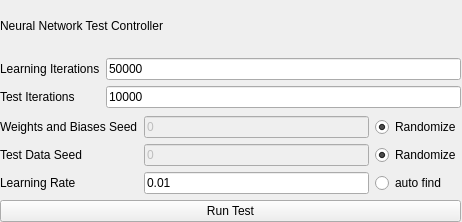
<?xml version="1.0" encoding="UTF-8"?>
<ui version="4.0">
 <class>NeuralNetworkTestWidget</class>
 <widget class="QWidget" name="NeuralNetworkTestWidget">
  <property name="geometry">
   <rect>
    <x>0</x>
    <y>0</y>
    <width>462</width>
    <height>222</height>
   </rect>
  </property>
  <property name="windowTitle">
   <string>Form</string>
  </property>
  <widget class="QWidget" name="verticalLayoutWidget">
   <property name="geometry">
    <rect>
     <x>0</x>
     <y>0</y>
     <width>461</width>
     <height>222</height>
    </rect>
   </property>
   <layout class="QVBoxLayout" name="verticalLayout">
    <item>
     <widget class="QLabel" name="mTitle">
      <property name="text">
       <string>Neural Network Test Controller</string>
      </property>
     </widget>
    </item>
    <item>
     <layout class="QFormLayout" name="formLayout">
      <item row="0" column="0">
       <widget class="QLabel" name="label_5">
        <property name="text">
         <string>Learning Iterations</string>
        </property>
       </widget>
      </item>
      <item row="1" column="0">
       <widget class="QLabel" name="label_4">
        <property name="text">
         <string>Test Iterations</string>
        </property>
       </widget>
      </item>
      <item row="0" column="1">
       <widget class="QLineEdit" name="lineEdit_2">
        <property name="sizePolicy">
         <sizepolicy hsizetype="Ignored" vsizetype="Fixed">
          <horstretch>0</horstretch>
          <verstretch>0</verstretch>
         </sizepolicy>
        </property>
        <property name="text">
         <string>50000</string>
        </property>
       </widget>
      </item>
      <item row="1" column="1">
       <widget class="QLineEdit" name="lineEdit_5">
        <property name="sizePolicy">
         <sizepolicy hsizetype="Ignored" vsizetype="Fixed">
          <horstretch>0</horstretch>
          <verstretch>0</verstretch>
         </sizepolicy>
        </property>
        <property name="text">
         <string>10000</string>
        </property>
       </widget>
      </item>
     </layout>
    </item>
    <item>
     <layout class="QGridLayout" name="gridLayout">
      <item row="1" column="2">
       <widget class="QRadioButton" name="radioButton_3">
        <property name="text">
         <string>Randomize</string>
        </property>
        <property name="checked">
         <bool>true</bool>
        </property>
        <property name="autoExclusive">
         <bool>false</bool>
        </property>
       </widget>
      </item>
      <item row="1" column="1">
       <widget class="QLineEdit" name="lineEdit_4">
        <property name="enabled">
         <bool>false</bool>
        </property>
        <property name="text">
         <string>0</string>
        </property>
       </widget>
      </item>
      <item row="0" column="1">
       <widget class="QLineEdit" name="lineEdit_3">
        <property name="enabled">
         <bool>false</bool>
        </property>
        <property name="text">
         <string>0</string>
        </property>
       </widget>
      </item>
      <item row="2" column="0">
       <widget class="QLabel" name="label_2">
        <property name="enabled">
         <bool>true</bool>
        </property>
        <property name="sizePolicy">
         <sizepolicy hsizetype="Preferred" vsizetype="Preferred">
          <horstretch>0</horstretch>
          <verstretch>0</verstretch>
         </sizepolicy>
        </property>
        <property name="baseSize">
         <size>
          <width>0</width>
          <height>0</height>
         </size>
        </property>
        <property name="text">
         <string>Learning Rate</string>
        </property>
       </widget>
      </item>
      <item row="0" column="2">
       <widget class="QRadioButton" name="radioButton">
        <property name="text">
         <string>Randomize</string>
        </property>
        <property name="checked">
         <bool>true</bool>
        </property>
        <property name="autoExclusive">
         <bool>false</bool>
        </property>
       </widget>
      </item>
      <item row="2" column="2">
       <widget class="QRadioButton" name="radioButton_4">
        <property name="text">
         <string>auto find</string>
        </property>
        <property name="checked">
         <bool>false</bool>
        </property>
        <property name="autoExclusive">
         <bool>false</bool>
        </property>
       </widget>
      </item>
      <item row="2" column="1">
       <widget class="QLineEdit" name="lineEdit">
        <property name="sizePolicy">
         <sizepolicy hsizetype="Ignored" vsizetype="Fixed">
          <horstretch>0</horstretch>
          <verstretch>0</verstretch>
         </sizepolicy>
        </property>
        <property name="text">
         <string>0.01</string>
        </property>
       </widget>
      </item>
      <item row="0" column="0">
       <widget class="QLabel" name="label_3">
        <property name="text">
         <string>Weights and Biases Seed</string>
        </property>
       </widget>
      </item>
      <item row="1" column="0">
       <widget class="QLabel" name="label_6">
        <property name="text">
         <string>Test Data Seed</string>
        </property>
       </widget>
      </item>
     </layout>
    </item>
    <item>
     <widget class="QPushButton" name="mTestButton">
      <property name="text">
       <string>Run Test</string>
      </property>
     </widget>
    </item>
   </layout>
  </widget>
 </widget>
 <resources/>
 <connections/>
</ui>
